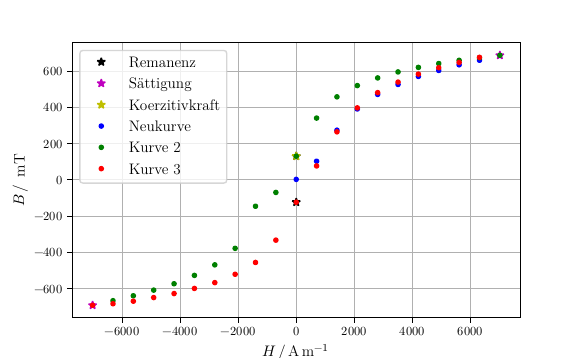

Here is the Python script that generated this plot:
import matplotlib as mpl
mpl.use('pgf')
import matplotlib.pyplot as plt
import numpy as np 
mpl.rcParams.update({
'font.family': 'serif',
'text.usetex': True,
'pgf.rcfonts': False,
'pgf.texsystem': 'lualatex',
'pgf.preamble': r'\usepackage{unicode-math}\usepackage{siunitx}',
})

#Einfügen der Daten
B=np.array([3, 104, 276, 394, 475, 531, 576, 610, 642, 668, 696, 682, 667, 648, 626, 600, 566, 523, 460, 342, 131, -70, -147, -380, -472, -531, -578, -614, -646, -674, -700, -691, -676, -655, -632, -603, -570, -523, -457, -333, -123, 78, 267, 400, 485, 544, 589, 625, 655, 684, 715])
I=np.array([0,1,2,3,4,5,6,7,8,9,10,9,8,7,6,5,4,3,2,1,0,-1,-2,-3,-4,-5,-6,-7,-8,-9,-10,-9,-8,-7,-6,-5,-4,-3,-2,-1,0,1,2,3,4,5,6,7,8,9,10])

#magnetische Feldstärke der Spule nach Formel (5) bestimmen
my_0=4*np.pi*10**(-7)
n=595
r=0.135
H_Faktor=n*(2*np.pi*r)**(-1)
H_Spule=H_Faktor * I

B_Magnetisierung=(B*10**(-3)*(my_0)**(-1)-H_Spule)*my_0*10**3 


#Remanenz:
plt.plot(H_Spule[20:21],B_Magnetisierung[20:21],'k*',label='Remanenz')
plt.plot(H_Spule[40:41],B_Magnetisierung[40:41],'k*')

#Sättigung
plt.plot(H_Spule[10:11],B_Magnetisierung[10:11],'m*',label='Sättigung')
plt.plot(H_Spule[30:31],B_Magnetisierung[30:31],'m*')

#Koerzitivkraft:
plt.plot(H_Spule[20:21],B_Magnetisierung[20:21],'y*',label='Koerzitivkraft')
# print(H_Spule[20:21], B_Magnetisierung[220:21])

#Neukurve:
plt.plot(H_Spule[0:10], B_Magnetisierung[0:10], 'b.', label = 'Neukurve')

#Kurvenverlauf 2:
plt.plot(H_Spule[10:30], B_Magnetisierung[10:30], 'g.', label = 'Kurve 2')

#Kurvenverlauf 3:
plt.plot(H_Spule[30:50], B_Magnetisierung[30:50], 'r.', label = 'Kurve 3')


plt.xlabel(r'$H\,/\,\si{\ampere\per\meter}$')
plt.ylabel(r'$B\,/\,$ mT')
plt.grid()
plt.legend()
plt.savefig('hysterese.pdf')